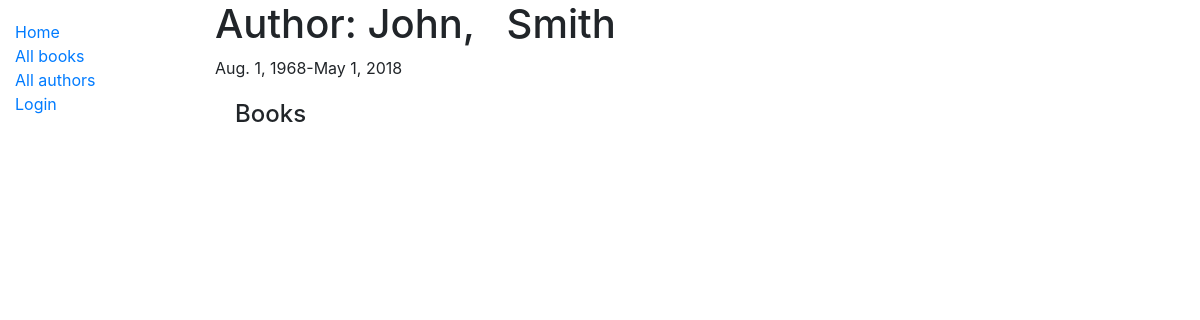
The app's page /catalog/author/5, older data.
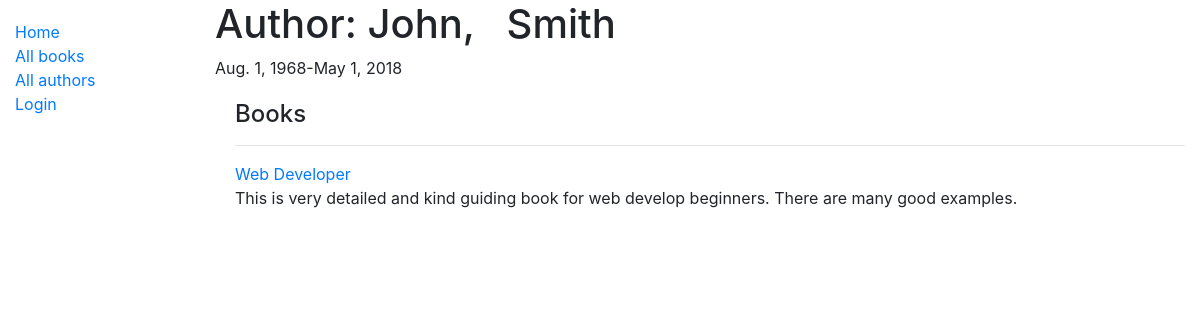
The same page, newer data.
### catalog/models.py (models this page shows, shortened)
class Book(models.Model):
    title = models.CharField(max_length=200)
    author = models.ForeignKey('Author', on_delete=models.SET_NULL, null=True)
    summary = models.TextField(
        max_length=1000, help_text='Enter a brief description of the book')
    isbn = models.CharField(
        'ISBN', max_length=13, help_text='13 Character <a href="https://www.isbn-international.org/content/what-isbn"> ISBN number</a>')
    genre = models.ManyToManyField(
        Genre, help_text='Select a genre for this book')
    def display_genre(self):
        """Create a string for the Genre, This is required to display genre in Admin."""
        return ', '.join([genre.name for genre in self.genre.all()[:3]])
    display_genre.shor_description = 'Genre'

### catalog/views.py (the view, shortened to what this page needs)
# urls.py: path('author/<int:pk>', views.AuthorDetailView.as_view(), name='author-detail'),
class AuthorDetailView(generic.DetailView):
    model = Author

### catalog/templates/catalog/author_detail.html
{% extends "base_generic.html" %}
{% block content %}
<h1>Author: {{ author.first_name }}, &nbsp; {{ author.last_name }}</h1>
<p>{{author.date_of_birth}}-{{author.date_of_death}}</p>
<div style="margin-left:20px;margin-top:20px">
  <h4>Books</h4>
  {% for book in author.book_set.all %}
  <hr>
  <a href="{% url 'book-detail' book.pk%}">{{ book.title }}</a>
  <p>{{ book.summary }}</p>
  {% endfor %}
</div>
{% endblock %}

Row changes from the older to the newer data that the page shows:
added Book: title "Web Developer", summary "This is very detailed and kind guiding book for web develop beginners. There are many good examples."
